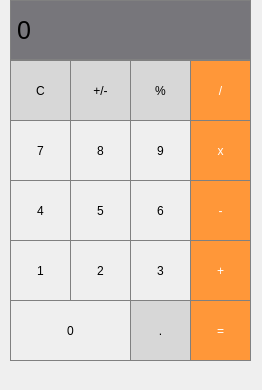
<?xml version="1.0" encoding="UTF-8"?>
<ui version="4.0">
 <class>MainWindow</class>
 <widget class="QMainWindow" name="MainWindow">
  <property name="geometry">
   <rect>
    <x>0</x>
    <y>0</y>
    <width>262</width>
    <height>390</height>
   </rect>
  </property>
  <property name="windowTitle">
   <string>MainWindow</string>
  </property>
  <widget class="QWidget" name="centralwidget">
   <widget class="QLabel" name="label">
    <property name="geometry">
     <rect>
      <x>10</x>
      <y>0</y>
      <width>241</width>
      <height>60</height>
     </rect>
    </property>
    <property name="font">
     <font>
      <pointsize>19</pointsize>
     </font>
    </property>
    <property name="styleSheet">
     <string notr="true">QLabel {
    qproperty-alignment: AlignVCenter | AlignRight;
    border: 1px solid gray;
    background-color: ;
	background-color: rgb(119, 118, 123);
}
</string>
    </property>
    <property name="text">
     <string>0</string>
    </property>
   </widget>
   <widget class="QPushButton" name="pushButton_Clear">
    <property name="geometry">
     <rect>
      <x>10</x>
      <y>60</y>
      <width>61</width>
      <height>61</height>
     </rect>
    </property>
    <property name="styleSheet">
     <string notr="true">QPushButton{
	background-color: rgb(215, 215, 215);
	border: 1px  solid gray;
}
QPushButton:Pressed{
	background-color: qlineargradient(x1: 0, y1: 0, x2: 0, y2: 1, stop: 0 #D7D7D7, stop: 1 #D7D7D7);
}</string>
    </property>
    <property name="text">
     <string>C</string>
    </property>
   </widget>
   <widget class="QPushButton" name="pushButton_PlusMinus">
    <property name="geometry">
     <rect>
      <x>70</x>
      <y>60</y>
      <width>61</width>
      <height>61</height>
     </rect>
    </property>
    <property name="styleSheet">
     <string notr="true">QPushButton{
	background-color: rgb(215, 215, 215);
	border: 1px  solid gray;
}
QPushButton:Pressed{
	background-color: qlineargradient(x1: 0, y1: 0, x2: 0, y2: 1, stop: 0 #D7D7D7, stop: 1 #D7D7D7);
}</string>
    </property>
    <property name="text">
     <string>+/-</string>
    </property>
   </widget>
   <widget class="QPushButton" name="pushButton_Percent">
    <property name="geometry">
     <rect>
      <x>130</x>
      <y>60</y>
      <width>61</width>
      <height>61</height>
     </rect>
    </property>
    <property name="styleSheet">
     <string notr="true">QPushButton{
	background-color: rgb(215, 215, 215);
	border: 1px  solid gray;
}
QPushButton:Pressed{
	background-color: qlineargradient(x1: 0, y1: 0, x2: 0, y2: 1, stop: 0 #D7D7D7, stop: 1 #D7D7D7);
}</string>
    </property>
    <property name="text">
     <string>%</string>
    </property>
   </widget>
   <widget class="QPushButton" name="pushButton_Divide">
    <property name="geometry">
     <rect>
      <x>190</x>
      <y>60</y>
      <width>61</width>
      <height>61</height>
     </rect>
    </property>
    <property name="styleSheet">
     <string notr="true">QPushButton{
	background-color: rgb(255, 151, 57);
    color: white;
	border: 1px  solid gray;
}
QPushButton:Pressed{
	background-color: qlineargradient(x1: 0, y1: 0, x2: 0, y2: 1, stop: 0 #FF7832, stop: 1 #FF9739);
}</string>
    </property>
    <property name="text">
     <string>/</string>
    </property>
   </widget>
   <widget class="QPushButton" name="pushButton_7">
    <property name="geometry">
     <rect>
      <x>10</x>
      <y>120</y>
      <width>61</width>
      <height>61</height>
     </rect>
    </property>
    <property name="styleSheet">
     <string notr="true">QPushButton{
	border: 1px solid gray;
}
QPushButton:Pressed{
	background-color: qlineargradient(x1: 0, y1: 0, x2: 0, y2: 1, stop: 0 #dadbde, stop: 1 #f6f7fa);
}</string>
    </property>
    <property name="text">
     <string>7</string>
    </property>
   </widget>
   <widget class="QPushButton" name="pushButton_8">
    <property name="geometry">
     <rect>
      <x>70</x>
      <y>120</y>
      <width>61</width>
      <height>61</height>
     </rect>
    </property>
    <property name="styleSheet">
     <string notr="true">QPushButton{
	border: 1px solid gray;
}
QPushButton:Pressed{
	background-color: qlineargradient(x1: 0, y1: 0, x2: 0, y2: 1, stop: 0 #dadbde, stop: 1 #f6f7fa);
}</string>
    </property>
    <property name="text">
     <string>8</string>
    </property>
   </widget>
   <widget class="QPushButton" name="pushButton_Multiple">
    <property name="geometry">
     <rect>
      <x>190</x>
      <y>120</y>
      <width>61</width>
      <height>61</height>
     </rect>
    </property>
    <property name="styleSheet">
     <string notr="true">QPushButton{
	background-color: rgb(255, 151, 57);
    color: white;
	border: 1px  solid gray;
}
QPushButton:Pressed{
	background-color: qlineargradient(x1: 0, y1: 0, x2: 0, y2: 1, stop: 0 #FF7832, stop: 1 #FF9739);
}</string>
    </property>
    <property name="text">
     <string>x</string>
    </property>
   </widget>
   <widget class="QPushButton" name="pushButton_9">
    <property name="geometry">
     <rect>
      <x>130</x>
      <y>120</y>
      <width>61</width>
      <height>61</height>
     </rect>
    </property>
    <property name="styleSheet">
     <string notr="true">QPushButton{
	border: 1px solid gray;
}
QPushButton:Pressed{
	background-color: qlineargradient(x1: 0, y1: 0, x2: 0, y2: 1, stop: 0 #dadbde, stop: 1 #f6f7fa);
}</string>
    </property>
    <property name="text">
     <string>9</string>
    </property>
   </widget>
   <widget class="QPushButton" name="pushButton_4">
    <property name="geometry">
     <rect>
      <x>10</x>
      <y>180</y>
      <width>61</width>
      <height>61</height>
     </rect>
    </property>
    <property name="styleSheet">
     <string notr="true">QPushButton{
	border: 1px solid gray;
}
QPushButton:Pressed{
	background-color: qlineargradient(x1: 0, y1: 0, x2: 0, y2: 1, stop: 0 #dadbde, stop: 1 #f6f7fa);
}</string>
    </property>
    <property name="text">
     <string>4</string>
    </property>
   </widget>
   <widget class="QPushButton" name="pushButton_5">
    <property name="geometry">
     <rect>
      <x>70</x>
      <y>180</y>
      <width>61</width>
      <height>61</height>
     </rect>
    </property>
    <property name="styleSheet">
     <string notr="true">QPushButton{
	border: 1px solid gray;
}
QPushButton:Pressed{
	background-color: qlineargradient(x1: 0, y1: 0, x2: 0, y2: 1, stop: 0 #dadbde, stop: 1 #f6f7fa);
}</string>
    </property>
    <property name="text">
     <string>5</string>
    </property>
   </widget>
   <widget class="QPushButton" name="pushButton_Minus">
    <property name="geometry">
     <rect>
      <x>190</x>
      <y>180</y>
      <width>61</width>
      <height>61</height>
     </rect>
    </property>
    <property name="styleSheet">
     <string notr="true">QPushButton{
	background-color: rgb(255, 151, 57);
    color: white;
	border: 1px  solid gray;
}
QPushButton:Pressed{
	background-color: qlineargradient(x1: 0, y1: 0, x2: 0, y2: 1, stop: 0 #FF7832, stop: 1 #FF9739);
}</string>
    </property>
    <property name="text">
     <string>-</string>
    </property>
   </widget>
   <widget class="QPushButton" name="pushButton_6">
    <property name="geometry">
     <rect>
      <x>130</x>
      <y>180</y>
      <width>61</width>
      <height>61</height>
     </rect>
    </property>
    <property name="styleSheet">
     <string notr="true">QPushButton{
	border: 1px solid gray;
}
QPushButton:Pressed{
	background-color: qlineargradient(x1: 0, y1: 0, x2: 0, y2: 1, stop: 0 #dadbde, stop: 1 #f6f7fa);
}</string>
    </property>
    <property name="text">
     <string>6</string>
    </property>
   </widget>
   <widget class="QPushButton" name="pushButton_1">
    <property name="geometry">
     <rect>
      <x>10</x>
      <y>240</y>
      <width>61</width>
      <height>61</height>
     </rect>
    </property>
    <property name="styleSheet">
     <string notr="true">QPushButton{
	border: 1px solid gray;
}
QPushButton:Pressed{
	background-color: qlineargradient(x1: 0, y1: 0, x2: 0, y2: 1, stop: 0 #dadbde, stop: 1 #f6f7fa);
}</string>
    </property>
    <property name="text">
     <string>1</string>
    </property>
   </widget>
   <widget class="QPushButton" name="pushButton_2">
    <property name="geometry">
     <rect>
      <x>70</x>
      <y>240</y>
      <width>61</width>
      <height>61</height>
     </rect>
    </property>
    <property name="styleSheet">
     <string notr="true">QPushButton{
	border: 1px solid gray;
}
QPushButton:Pressed{
	background-color: qlineargradient(x1: 0, y1: 0, x2: 0, y2: 1, stop: 0 #dadbde, stop: 1 #f6f7fa);
}</string>
    </property>
    <property name="text">
     <string>2</string>
    </property>
   </widget>
   <widget class="QPushButton" name="pushButton_Add">
    <property name="geometry">
     <rect>
      <x>190</x>
      <y>240</y>
      <width>61</width>
      <height>61</height>
     </rect>
    </property>
    <property name="styleSheet">
     <string notr="true">QPushButton{
	background-color: rgb(255, 151, 57);
    color: white;
	border: 1px  solid gray;
}
QPushButton:Pressed{
	background-color: qlineargradient(x1: 0, y1: 0, x2: 0, y2: 1, stop: 0 #FF7832, stop: 1 #FF9739);
}</string>
    </property>
    <property name="text">
     <string>+</string>
    </property>
   </widget>
   <widget class="QPushButton" name="pushButton_3">
    <property name="geometry">
     <rect>
      <x>130</x>
      <y>240</y>
      <width>61</width>
      <height>61</height>
     </rect>
    </property>
    <property name="styleSheet">
     <string notr="true">QPushButton{
	border: 1px solid gray;
}
QPushButton:Pressed{
	background-color: qlineargradient(x1: 0, y1: 0, x2: 0, y2: 1, stop: 0 #dadbde, stop: 1 #f6f7fa);
}</string>
    </property>
    <property name="text">
     <string>3</string>
    </property>
   </widget>
   <widget class="QPushButton" name="pushButton_Equal">
    <property name="geometry">
     <rect>
      <x>190</x>
      <y>300</y>
      <width>61</width>
      <height>61</height>
     </rect>
    </property>
    <property name="styleSheet">
     <string notr="true">QPushButton{
	background-color: rgb(255, 151, 57);
    color: white;
	border: 1px  solid gray;
}
QPushButton:Pressed{
	background-color: qlineargradient(x1: 0, y1: 0, x2: 0, y2: 1, stop: 0 #FF7832, stop: 1 #FF9739);
}</string>
    </property>
    <property name="text">
     <string>=</string>
    </property>
   </widget>
   <widget class="QPushButton" name="pushButton_Decimale">
    <property name="geometry">
     <rect>
      <x>130</x>
      <y>300</y>
      <width>61</width>
      <height>61</height>
     </rect>
    </property>
    <property name="styleSheet">
     <string notr="true">QPushButton{
	background-color: rgb(215, 215, 215);
	border: 1px  solid gray;
}
QPushButton:Pressed{
	background-color: qlineargradient(x1: 0, y1: 0, x2: 0, y2: 1, stop: 0 #D7D7D7, stop: 1 #D7D7D7);
}</string>
    </property>
    <property name="text">
     <string>.</string>
    </property>
   </widget>
   <widget class="QPushButton" name="pushButton_0">
    <property name="geometry">
     <rect>
      <x>10</x>
      <y>300</y>
      <width>121</width>
      <height>61</height>
     </rect>
    </property>
    <property name="styleSheet">
     <string notr="true">QPushButton{
	border: 1px solid gray;
}
QPushButton:Pressed{
	background-color: qlineargradient(x1: 0, y1: 0, x2: 0, y2: 1, stop: 0 #dadbde, stop: 1 #f6f7fa);
}</string>
    </property>
    <property name="text">
     <string>0</string>
    </property>
   </widget>
  </widget>
 </widget>
 <resources/>
 <connections/>
</ui>
